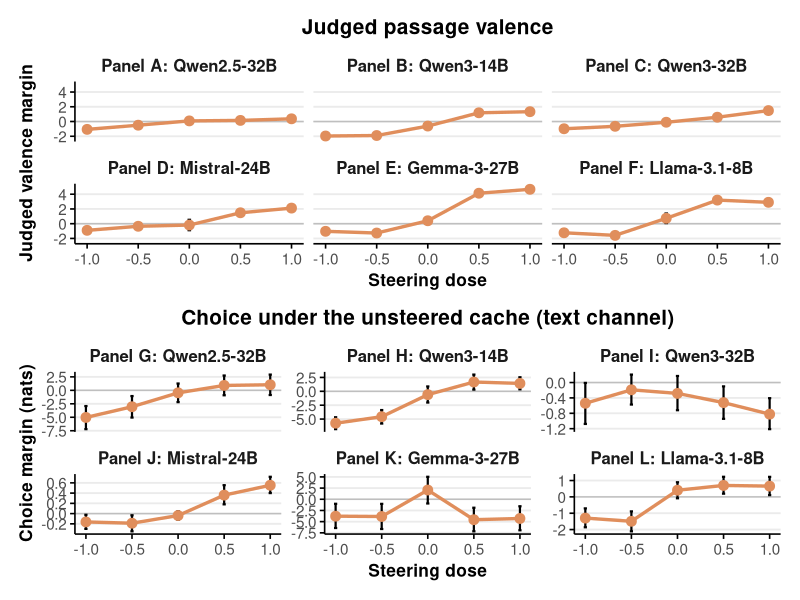

Reproduce this figure in R.
##########################################
# AI WELFARE PROJECT
##########################################
# Appendix Figure A1: Five-dose text-channel curves in six other models
##########################################

#=================================
# 1. Setup and configuration
#=================================

library(tidyverse)
library(ggplot2)
library(patchwork)

# Run this script from the repository root directory.
dir.create("figures", showWarnings = FALSE)

theme_set(
  theme_minimal(base_size = 14) +
    theme(
      plot.title = element_text(hjust = 0.5, size = 15, face = "bold"),
      strip.text = element_text(size = 12, face = "bold"),
      axis.title = element_text(size = 12.5, face = "bold"),
      axis.text = element_text(size = 11),
      axis.line = element_line(colour = "black", linewidth = 0.55),
      axis.ticks = element_line(colour = "black", linewidth = 0.55),
      panel.grid.minor = element_blank(),
      panel.grid.major.x = element_blank(),
      plot.background = element_rect(fill = "white", colour = NA),
      panel.background = element_rect(fill = "white", colour = NA)
    )
)

primary_colour <- hcl.colors(9, palette = "Heat")[4]
model_order <- c("Qwen2.5-32B", "Qwen3-14B", "Qwen3-32B",
                 "Mistral-24B", "Gemma-3-27B", "Llama-3.1-8B")

#=================================
# 2. Data loading and preparation
#=================================

data <- read_csv(
  "experiment_results_csv/figureA1.csv",
  show_col_types = FALSE
) %>%
  mutate(model = factor(model, levels = model_order))

stopifnot(
  nrow(data) == 60,
  setequal(data$panel, c("judged_passage_valence", "unsteered_cache_margin")),
  n_distinct(data$dose) == 5,
  n_distinct(data$model) == 6,
  all(data$n_sessions == 60)
)

#=================================
# 3. Plotting function
#=================================

create_panel <- function(plot_data, plot_title, y_label, panel_letters, y_scales) {
  panel_labels <- setNames(
    str_c("Panel ", panel_letters, ": ", model_order),
    model_order
  )

  ggplot(plot_data, aes(x = dose, y = estimate, group = model)) +
    geom_hline(yintercept = 0, colour = "grey75", linewidth = 0.5) +
    geom_errorbar(aes(ymin = ci_low, ymax = ci_high), width = 0.035, linewidth = 0.75) +
    geom_line(colour = primary_colour, linewidth = 1.15) +
    geom_point(colour = primary_colour, size = 3) +
    facet_wrap(~model, ncol = 3, scales = y_scales, labeller = as_labeller(panel_labels)) +
    scale_x_continuous(breaks = c(-1, -0.5, 0, 0.5, 1)) +
    labs(
      title = plot_title,
      x = "Steering dose",
      y = y_label
    )
}

#=================================
# 4. Create panels
#=================================

panel_a <- data %>%
  filter(panel == "judged_passage_valence") %>%
  create_panel(
    plot_title = "Judged passage valence",
    y_label = "Judged valence margin",
    panel_letters = LETTERS[1:6],
    y_scales = "fixed"
  )

panel_b <- data %>%
  filter(panel == "unsteered_cache_margin") %>%
  create_panel(
    plot_title = "Choice under the unsteered cache (text channel)",
    y_label = "Choice margin (nats)",
    panel_letters = LETTERS[7:12],
    y_scales = "free_y"
  )

#=================================
# 5. Combine and save figure
#=================================

figureA1 <- panel_a / panel_b

ggsave(
  "figures/figureA1.png",
  figureA1,
  width = 12,
  height = 14.5,
  dpi = 300,
  bg = "white"
)
